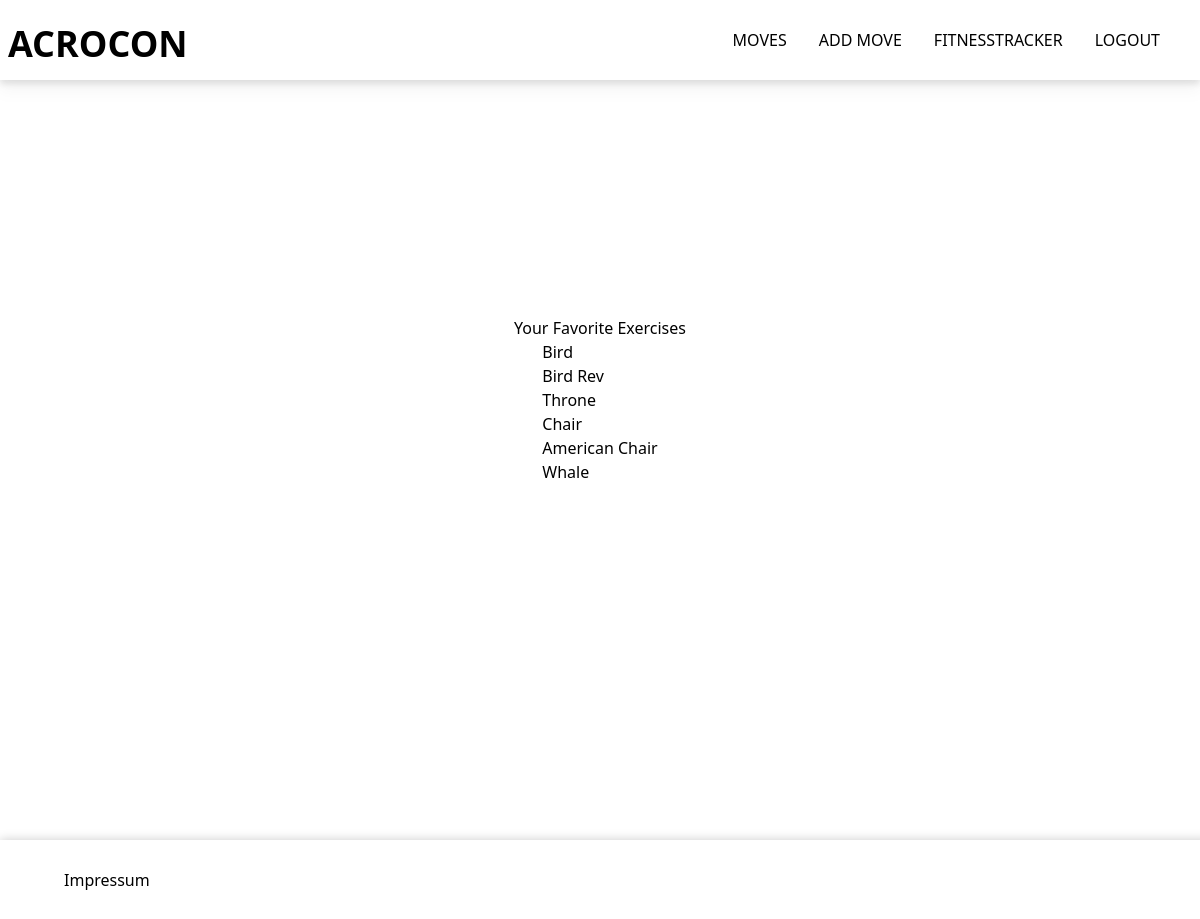
/authuser/profile/ (signed in), run on the app's committed database.
### moves/models.py (models this page shows, shortened)
class Exercise(models.Model):
    DIFFICULTY_CHOICES = (
        ('easy', 'Easy'),
        ('intermediate', 'Intermediate'),
        ('advanced', 'Advanced'),
        ('expert', 'Expert'),
    )
    BASE_CHOICES = (
        ('lbase', 'L-Base'),
        ('standing', 'Standing'),
    )
    TYPE_CHOICES = (
        ('essential', 'Essential'),
        ('not_essential', 'Not Essential'),
    )
    name = models.CharField(max_length=255)
    difficulty = models.CharField(max_length=100, choices=DIFFICULTY_CHOICES)
    base = models.CharField(max_length=100, choices=BASE_CHOICES)
    type = models.CharField(max_length=100, choices=TYPE_CHOICES)
    dance = models.BooleanField(default=False)
    washing_machines = models.BooleanField(default=False)
    flows = models.BooleanField(default=False)
    whips = models.BooleanField(default=False)
    pops = models.BooleanField(default=False)
    counterbalance = models.BooleanField(default=False)
    position = models.BooleanField(default=False)
    variation = models.ForeignKey('self', null=True, blank=True, related_name='variations',
                                  on_delete=models.CASCADE, limit_choices_to={'position': True})
    entrance_from = models.ForeignKey('self', null=True, blank=True, related_name='entrance_from_exercises',
                                      on_delete=models.SET_NULL, limit_choices_to={'position': True})
    entrance_to = models.ForeignKey('self', null=True, blank=True, related_name='entrance_to_exercises',
                                    on_delete=models.SET_NULL, limit_choices_to={'position': True})
    exit_from = models.ForeignKey('self', null=True, blank=True, related_name='exit_from_exercises',
                                  on_delete=models.SET_NULL, limit_choices_to={'position': True})
    exit_to = models.ForeignKey('self', null=True, blank=True, related_name='exit_to_exercises',
                                on_delete=models.SET_NULL, limit_choices_to={'position': True})
    transition_from = models.ForeignKey('self', null=True, blank=True, related_name='transition_from_exercises',
                                        on_delete=models.SET_NULL, limit_choices_to={'position': True})
    transition_to = models.ForeignKey('self', null=True, blank=True, related_name='transition_to_exercises',
                                      on_delete=models.SET_NULL, limit_choices_to={'position': True})
    legit = models.BooleanField(default=False)
    video_url = models.URLField()

### authuser/views.py (the view)
# urls.py: path('profile/', views.profile, name='profile'),
@login_required
def profile(request):
    user = request.user
    favorites = user.favorites.all()
    context = {'favorites': favorites}
    return render(request, 'authuser/profile.html', context)

### mysite/templates/authuser/profile.html
{% extends "../base.html" %}
{% load tailwind_filters %}
{% block content %}
<div class="flex flex-col items-center justify-center min-h-screen h-full">
<h1>Your Favorite Exercises</h1>
<ul>
{% for exercise in favorites %}
    <li>{{ exercise.name }}</li>
{% empty %}
    <li>No favorite exercises yet.</li>
{% endfor %}
</ul>
</div>
{% endblock %}

### data on the page
Exercise: name "Bird"
Exercise: name "Bird Rev"
Exercise: name "Throne"
Exercise: name "Chair"
Exercise: name "American Chair"
Exercise: name "Whale"
